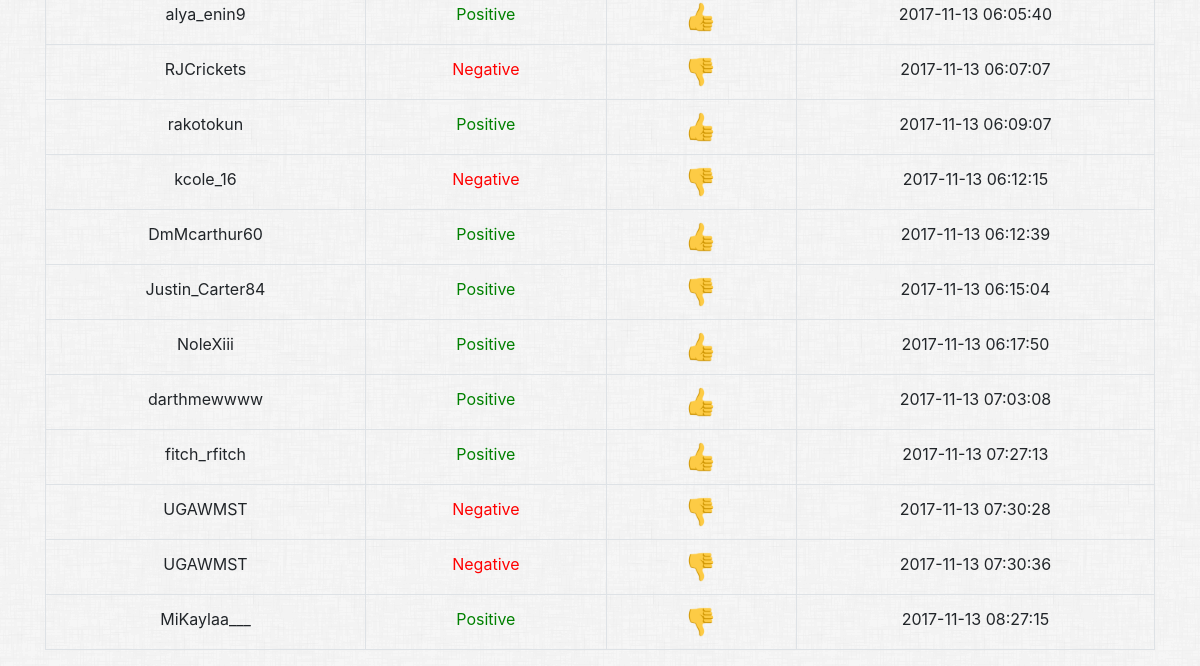
The page /history (signed in, lower part) on the database as committed earlier.
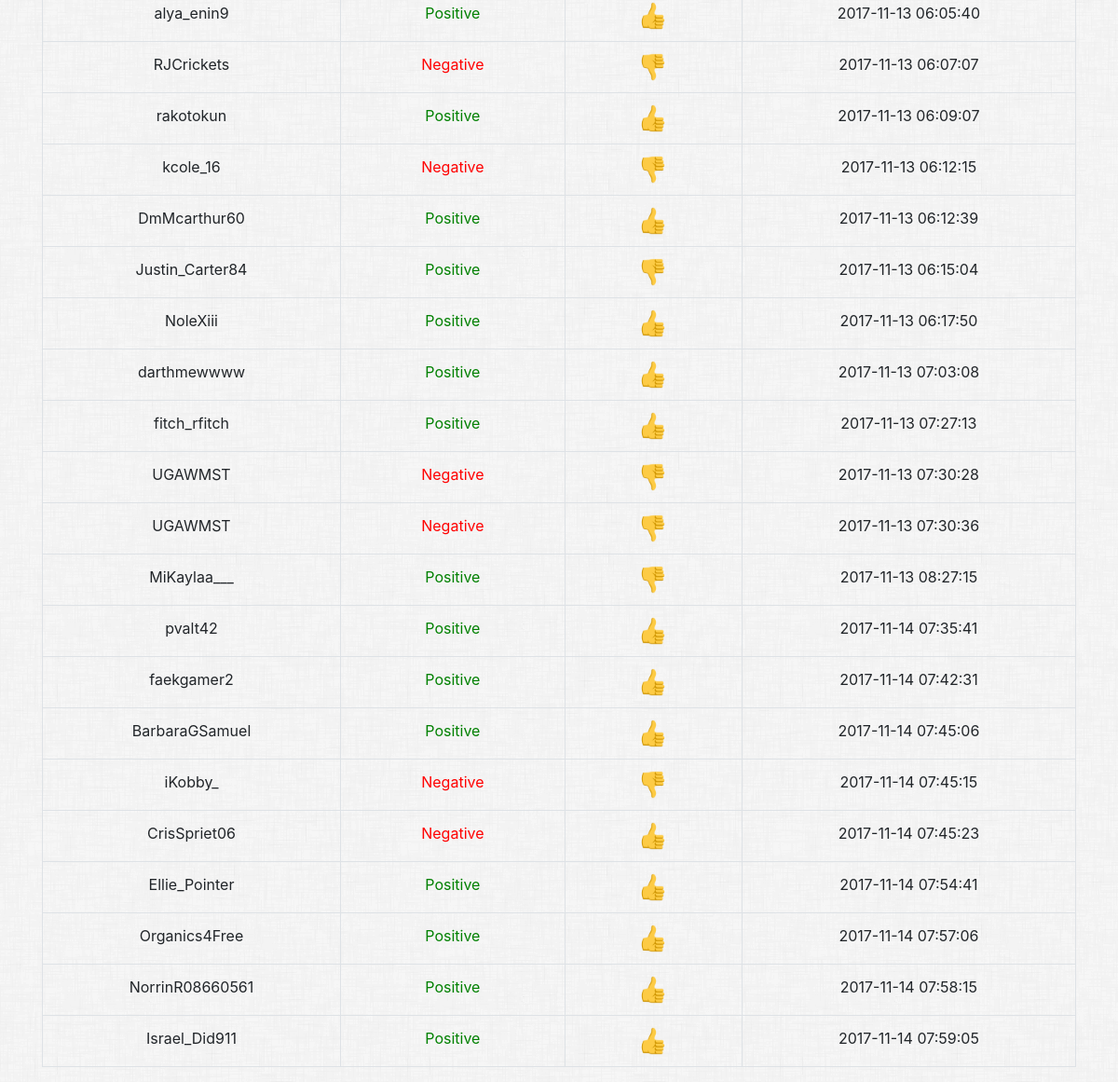
The same page on the database as committed later.
### tables this page shows
CREATE TABLE "guesses" (
	`username`	TEXT NOT NULL,
	`twitter_user`	TEXT NOT NULL,
	`guess`	TEXT NOT NULL,
	`result`	TEXT NOT NULL,
	`date`	TEXT NOT NULL
);

### application.py (the view)
@app.route('/history')
def history():
    if 'username' in session:
        con = None
        try:
            con = lite.connect('twittergame.db')
            cur = con.cursor()
            cur.execute("SELECT * FROM guesses WHERE username = ?", (session['username'],))
            userHistory = cur.fetchall()
            return render_template('history.html', history = userHistory)
        except lite.Error as e:
            print('Error: {}'.format(e.args[0]))
            return render_template('error.html', errorCode = e.args[0])
            sys.exit(1)
        finally:
            if con:
                con.close()
    else:
        return redirect(url_for('index'))

### templates/history.html (shortened to what this page needs)
{% extends "layout.html" %}
{% block main %}
    <div class="container text-center">
        <table class="table table-bordered">
            <tbody>
                {% for entry in history %}
                <tr>
                    <td>{{ entry[1] }}</td>
                    {% if entry[2] == 'positive' %}
                        <td class="posHistoryGuess">Positive</td>
                    {% else %}
                        <td class="negHistoryGuess">Negative</td>
                    {% endif %}
                    {% if entry[3] == 'True' %}
                        <td><img src="../static/assets/thumbs_up_emoji.png" class="historyOutcomeEmoji"></td>
                    {% else %}
                        <td><img src="../static/assets/thumbs_down_emoji.png" class="historyOutcomeEmoji"></td>
                    {% endif %}
                    <td>{{ entry[4] }}</td>
                </tr>
                {% endfor %}
            </tbody>
        </table>
    </div>
{% endblock %}

### templates/layout.html (shortened to what this page needs)
<!DOCTYPE html>
<html lang="en">
    <head>
        <link rel="stylesheet" href="https://maxcdn.bootstrapcdn.com/bootstrap/4.0.0-alpha.6/css/bootstrap.min.css">
        <link rel="stylesheet" href="{{ url_for('static', filename='styles.css') }}" />
    </head>
    <body>
        <main>
            {% block main %}{% endblock %}
        </main>
    </body>
</html>

### static/styles.css (style rules this page uses)
body { background-image: url(assets/dust_scratches.png); }
.negHistoryGuess { color: red; }

Rows that differ between the two databases and show on the page:
added guesses: twitter_user "pvalt42", guess "Positive", date "2017-11-14 07:35:41"
added guesses: twitter_user "faekgamer2", guess "Positive", date "2017-11-14 07:42:31"
added guesses: twitter_user "BarbaraGSamuel", guess "Positive", date "2017-11-14 07:45:06"
added guesses: twitter_user "iKobby_", guess "Negative", date "2017-11-14 07:45:15"
added guesses: twitter_user "CrisSpriet06", guess "Negative", date "2017-11-14 07:45:23"
added guesses: twitter_user "Ellie_Pointer", guess "Positive", date "2017-11-14 07:54:41"
added guesses: twitter_user "Organics4Free", guess "Positive", date "2017-11-14 07:57:06"
added guesses: twitter_user "NorrinR08660561", guess "Positive", date "2017-11-14 07:58:15"
added guesses: twitter_user "Israel_Did911", guess "Positive", date "2017-11-14 07:59:05"
